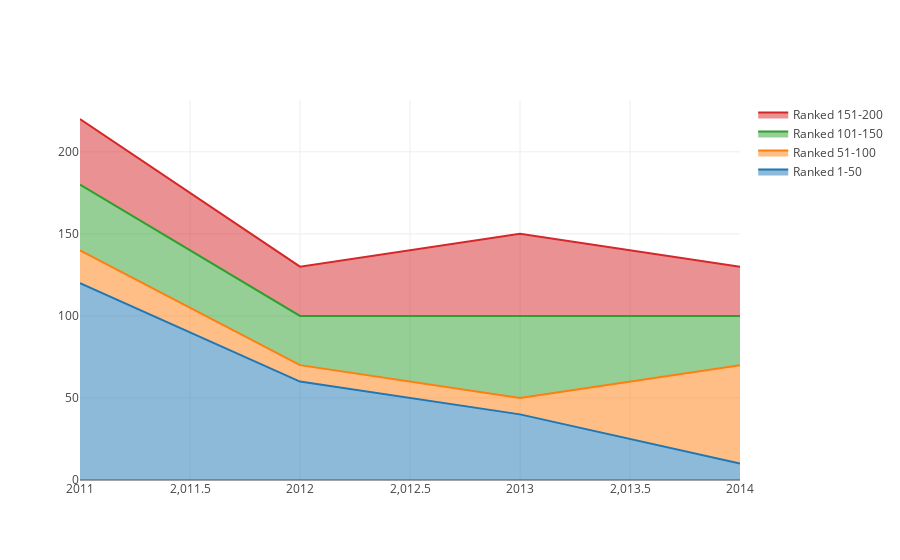

The notebook cell saved with this chart:
### Code cell
import plotly.plotly as py
import plotly.graph_objs as go

trace0 = dict(
    x=years,
    y=[120, 60, 40, 10],
    hoverinfo='x+y',
    mode='lines',
    stackgroup='one',
    name = 'Ranked 1-50'
)
trace1 = dict(
    x=years,
    y=[20, 10, 10, 60],
    hoverinfo='x+y',
    mode='lines',
    stackgroup='one',
    name = 'Ranked 51-100'
)
trace2 = dict(
    x=years,
    y=[40, 30, 50, 30],
    hoverinfo='x+y',
    mode='lines',
    stackgroup='one',
    name = 'Ranked 101-150'
)
trace3 = dict(
    x=years,
    y=[40, 30, 50, 30],
    hoverinfo='x+y',
    mode='lines',
    stackgroup='one',
    name = 'Ranked 151-200'
)
data = [trace0, trace1, trace2, trace3]

fig = dict(data=data)
iplot(fig, filename='stacked-area-plot-hover', validate=False)

### Figure 1 — Plotly figure (JSON) as saved in the notebook; plotly's stock layout.template omitted (floating-point values rounded to 4 significant figures)
{"data": [{"hoverinfo": "x+y", "mode": "lines", "name": "Ranked 1-50", "stackgroup": "one", "x": [2011, 2012, 2013, 2014, 2015, 2016], "y": [120, 60, 40, 10]}, {"hoverinfo": "x+y", "mode": "lines", "name": "Ranked 51-100", "stackgroup": "one", "x": [2011, 2012, 2013, 2014, 2015, 2016], "y": [20, 10, 10, 60]}, {"hoverinfo": "x+y", "mode": "lines", "name": "Ranked 101-150", "stackgroup": "one", "x": [2011, 2012, 2013, 2014, 2015, 2016], "y": [40, 30, 50, 30]}, {"hoverinfo": "x+y", "mode": "lines", "name": "Ranked 151-200", "stackgroup": "one", "x": [2011, 2012, 2013, 2014, 2015, 2016], "y": [40, 30, 50, 30]}], "layout": {}}
